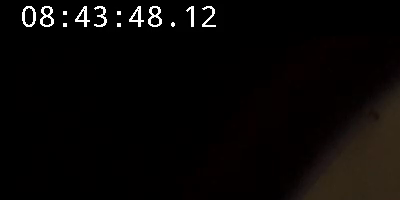
#> input picture etc/test0/thumb0011.png, 400 x 200 px
$ python layout.py ../etc/test0
#> lines starting #> are read from the running program, lines starting #| are printed output that depends on the picture
import numpy as np
from datetime import datetime
from enum import Enum

class Layout:
    '''Describes the format and layout of time superimposed on video image'''

    def __init__(self, **kwargs):
        '''Create a new layout.

        By default the layout corresponds to what is generated by Axis IP
        cameras with large font settings.

        Kwargs
        ------
        digit_origin : array-like
            x,y coordinates of first digit in image
        digit_shape: array-like
            Height and width of individual digits.
        digit_stride: array-like
            Strides in x and y direction to reach next digit location.
        digits: array-like
            Describes the locations and semantics of each digit. For example
            the time format `HH:MM:SS.FF` is described by
                [0,1,3,4,6,7,9,10]
        '''

        self.digit_origin = np.asarray(kwargs.pop('digit_origin', [22, 6]))
        self.digit_shape = np.asarray(kwargs.pop('digit_shape', [21, 14]))
        self.digit_stride = np.asarray(kwargs.pop('digit_stride', [4+self.digit_shape[1], 0]))
        self.digits = kwargs.pop('digits', [0,1,3,4,6,7,9,10])
        self.ndigits = len(self.digits)


        # Image slices for each digit location
        self.slicesx = []
        self.slicesy = []
        for i in self.digits:
            xy = self.digit_origin + i*self.digit_stride
            self.slicesx.append(slice(xy[0], xy[0] + self.digit_shape[1]))
            self.slicesy.append(slice(xy[1], xy[1] + self.digit_shape[0]))

    def build_time(self, dtime):
        '''Returns a datetime object from detected time digit sequence.'''
        d = datetime.now()
        h = 10*dtime[0] + dtime[1]
        m = 10*dtime[2] + dtime[3]
        s = 10*dtime[4] + dtime[5]
        micro = (10*dtime[6] + dtime[7])*int(1e4)
        return d.replace(hour=h, minute=m, second=s, microsecond=micro)


axisLayoutLarge = Layout()
axisLayoutSmall = Layout(digit_origin=[16,4], digit_shape=[16,10], digit_stride=[13,0])

layout_names = {
    'axis_small' : axisLayoutSmall,
    'axis_large' : axisLayoutLarge
}

if __name__ == '__main__':
    import numpy as np
    import cv2
    import argparse
    import glob
    import os


    parser = argparse.ArgumentParser(description='Train time detector')
    parser.add_argument('indir', help='Directory containing images')
    parser.add_argument('--layout', help='Time layout name', default='axis_large')
    args = parser.parse_args()

    f = glob.glob(os.path.join(args.indir, '*.png'))[0]
    img = cv2.imread(f)
#> img is the input picture: shape (200, 400, 3); mean B, G, R 5.4, 6.3, 8.5

    l = layout_names[args.layout]
    print(l.digit_origin)
    print(l.digit_shape)
    print(l.digit_stride)

    import matplotlib.pyplot as plt
    fig, axs = plt.subplots(1, l.ndigits)
    for i in range(l.ndigits):
        axs[i].imshow(img[l.slicesy[i], l.slicesx[i],0], origin='upper')
        axs[i].axis('off')
    plt.show()
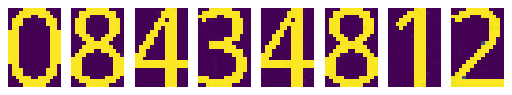
#> figure drawn by matplotlib, 8 panels
